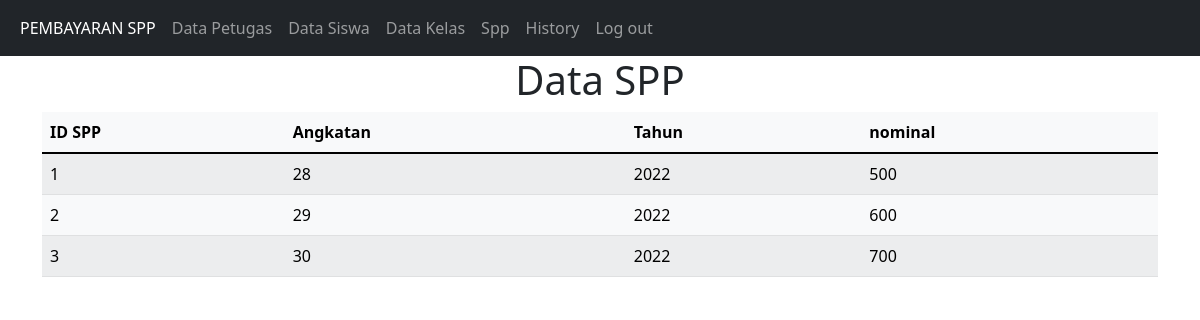
Screenshot of /tampil_spp.php (signed in) with the database file from the repository.
### tables this page shows
CREATE TABLE `spp` (
  `id_spp` int(11) NOT NULL,
  `angkatan` int(11) NOT NULL,
  `tahun` int(11) NOT NULL,
  `nominal` int(11) NOT NULL
);

### tampil_spp.php (the view, shortened to what this page needs)
<!DOCTYPE html>
<html lang="en">
<head>
    <link href="https://cdn.jsdelivr.net/npm/bootstrap@5.1.1/dist/css/bootstrap.min.css" rel="stylesheet">
</head>
<body>
    <?php
        include "navbar.php";
    ?>
    <div class="container">
    <h1 class= "text-center">Data SPP</h1>
        <table class="table table-light table-striped">
    <thead>
        <tr>
            <th scope="col">ID SPP</th>
            <th scope="col">Angkatan</th>
            <th scope="col">Tahun</th>
            <th scope="col">nominal</th>
        </tr>
  </thead>
  <tbody>
      <?php
      include "koneksi.php";
      if (isset($_POST["cari"])) {
          $cari = $_POST['cari'];
          $qry_spp = mysqli_query($koneksi, "select * from spp where id_spp='$cari' or angkatan like'%$cari%' or tahun like'%$cari%'or nominal like'%$cari%'");
      } else {
          $qry_spp=mysqli_query($koneksi,"select * from spp");
      }
      while($data_spp=mysqli_fetch_array($qry_spp)){
      ?>
        <tr>
            <td><?php echo $data_spp["id_spp"]; ?></td>
            <td><?php echo $data_spp["angkatan"]; ?></td>
            <td><?php echo $data_spp["tahun"]; ?></td>
            <td><?php echo $data_spp["nominal"]; ?></td>
        </tr>
    <?php
    }
    ?>
  </tbody>
  </table>
</body>
</html>

### tampil_spp.php (style rules this page uses)
body { background-image: url("https://lh3.googleusercontent.com/-gKp7i66veso/WQjZZfGmiFI/AAAAAAAADto/UsCmjfss6X0_x14lEBeSbCrC1KEpTR0RwCHM/s1600/wallpaper%252Bputih%252B%2Ball-white-wallpaper-0.jpg"); background-repeat:no-repeat; background-size:cover; }

### rows the page displays
spp: id_spp "1", angkatan "28", tahun "2022", nominal "500"
spp: id_spp "2", angkatan "29", tahun "2022", nominal "600"
spp: id_spp "3", angkatan "30", tahun "2022", nominal "700"
